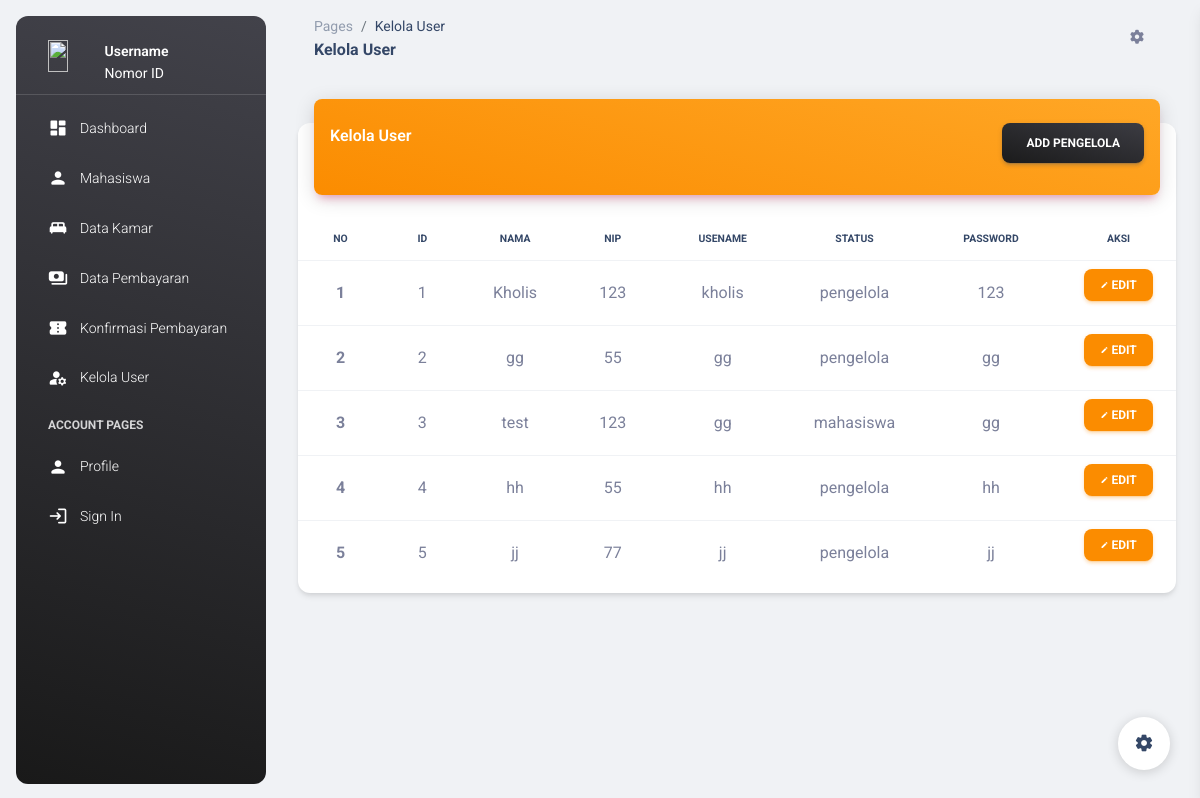
Before: /kelola_user.php with the older database file.
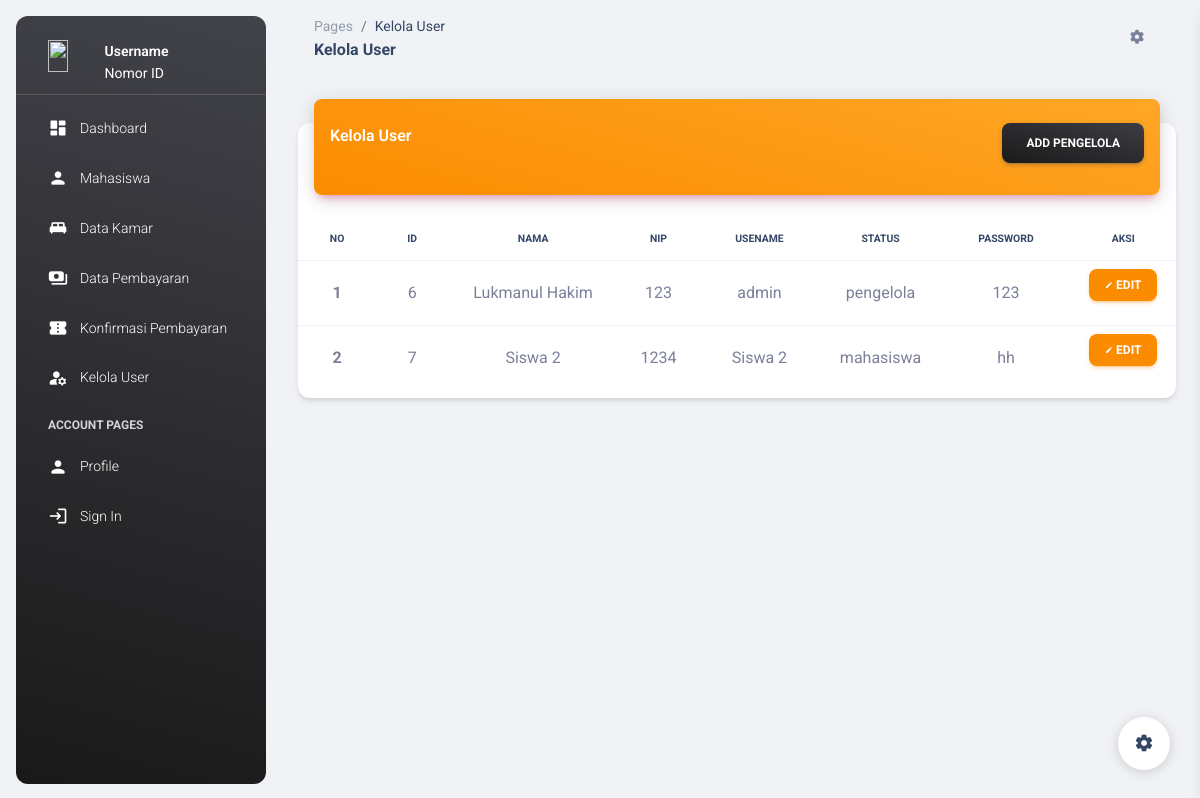
After: the same page with the newer database file.
### tables this page shows
CREATE TABLE `user` (
  `id_user` int(15) NOT NULL,
  `nama_user` varchar(100) NOT NULL,
  `nomor_identitas` varchar(50) NOT NULL,
  `username` varchar(100) NOT NULL,
  `level` varchar(25) NOT NULL DEFAULT 'pengeloa',
  `password` varchar(255) NOT NULL
);

### kelola_user.php (the view, shortened to what this page needs)
<?php include 'proses/koneksi.php' ?>
<!DOCTYPE html>
<html lang="en">
<head>
  <link href="./assets/css/nucleo-icons.css" rel="stylesheet" />
  <link href="./assets/css/nucleo-svg.css" rel="stylesheet" />
  <link id="pagestyle" href="./assets/css/material-dashboard.css?v=3.0.0" rel="stylesheet" />
</head>
<body class="g-sidenav-show bg-gray-200">
  <?php include 'sidebar.php'; ?>
  <main class="main-content position-relative max-height-vh-100 h-100 border-radius-lg">
    <nav class="navbar navbar-main navbar-expand-lg px-0 mx-4 shadow-none border-radius-xl" id="navbarBlur"
      navbar-scroll="true">
      <div class="container-fluid py-1 px-3">
        <nav aria-label="breadcrumb">
          <ol class="breadcrumb bg-transparent mb-0 pb-0 pt-1 px-0 me-sm-6 me-5">
            <li class="breadcrumb-item text-sm"><a class="opacity-5 text-dark" href="javascript:;">Pages</a></li>
            <li class="breadcrumb-item text-sm text-dark active" aria-current="page">Kelola User</li>
          </ol>
          <h6 class="font-weight-bolder mb-0">Kelola User</h6>
        </nav>
        <ul class="navbar-nav justify-content-end">
          <li class="nav-item px-3 d-flex align-items-center">
            <a href="javascript:;" class="nav-link text-body p-0">
              <i class="fa fa-cog fixed-plugin-button-nav cursor-pointer"></i>
            </a>
          </li>
        </ul>
      </div>
    </nav>
    <div class="container-fluid py-4">
      <div class="row">
        <div class="col-12">
          <div class="card my-4">
            <div class="card-header p-0 position-relative mt-n4 mx-3 z-index-2">
              <div class="bg-gradient-warning shadow-primary border-radius-lg pt-4 pb-3">
                <div class="d-flex justify-content-between">
                  <h6 class="text-white text-capitalize ps-3">Kelola User</h6>
                  <a href="add_pengelola.php" class="btn bg-gradient-dark me-3">Add Pengelola</a>
                </div>
              </div>
            </div>
            <div class="card-body px-0 pb-2">
              <div class="table-responsive p-0">
                <table class="table align-items-center mb-0">
                  <thead class="text-center">
                    <tr>
                      <th class="text-uppercase text-dark text-xxs font-weight-bolder">No</th>
                      <th class="text-uppercase text-dark text-xxs font-weight-bolder">ID</th>
                      <th class="text-uppercase text-dark text-xxs font-weight-bolder">Nama</th>
                      <th class="text-uppercase text-dark text-xxs font-weight-bolder">NIP</th>
                      <th class="text-uppercase text-dark text-xxs font-weight-bolder">Usename</th>
                      <th class="text-uppercase text-dark text-xxs font-weight-bolder">Status</th>
                      <th class="text-uppercase text-dark text-xxs font-weight-bolder">Password</th>
                      <th class="text-uppercase text-dark text-xxs font-weight-bolder">Aksi</th>
                    </tr>
                  </thead>
                  <tbody class="text-center">
                    <?php
                    $no = 1;
                    $kueri = mysqli_query($conn, "SELECT * FROM user");
                    while ($row = mysqli_fetch_array($kueri)) {
                      ?>
                      <tr>
                        <td>
                          <b>
                            <?php echo $no++; ?>
                          </b>
                        </td>
                        <td>
                          <?php echo $row['id_user']; ?>
                        </td>
                        <td>
                          <?php echo $row['nama_user']; ?>
                        </td>
                        <td>
                          <?php echo $row['nomor_identitas']; ?>
                        </td>
                        <td>
                          <?php echo $row['username']; ?>
                        </td>
                        <td>
                          <?php echo $row['level']; ?>
                        </td>
                        <td>
                          <?php echo $row['password']; ?>
                        </td>
                        <td>
                          <a href="edit_pengelola.php" class="btn btn-sm btn-warning">
                            <i class="material-icons">edit</i>
                            edit
                          </a>
                        </td>
                      </tr>
                    <?php } ?>
                  </tbody>
                </table>
              </div>
            </div>
          </div>
        </div>
      </div>
    </div>
  </main>
  <div class="fixed-plugin">
    <a class="fixed-plugin-button text-dark position-fixed px-3 py-2">
      <i class="material-icons py-2">settings</i>
    </a>
  </div>
</body>
</html>

### sidebar.php (shortened to what this page needs)
<aside
    class="sidenav navbar navbar-vertical navbar-expand-xs border-0 border-radius-xl my-3 fixed-start ms-3 bg-gradient-dark"
    id="sidenav-main">
    <div class="sidenav-header">
        <a class="navbar-brand m-0" href="#">
            <div class="row">
                <div class="col-3">
                    <img src="https://shanibacreative.com/wp-content/uploads/2020/06/membuat-foto-profil-yang-bagus.jpg"
                        class="navbar-brand-img h-100" a l t="main_logo" style="aspect-ratio: 1/1; object-fit: cover" />
                </div>
                <div class="col">
                    <span class="ms-1 font-weight-bold text-white">
                        <?php
                        if (isset($_SESSION['nama_user'])) {
                            echo $_SESSION['nama_user'];
                        } else {
                            echo 'Username';
                        }
                        ?>
                    </span>
                    <br />
                    <span class="ms-1 text-white">
                        <?php
                        if (isset($_SESSION['nomor_identitas'])) {
                            echo $_SESSION['nomor_identitas'];
                        } else {
                            echo 'Nomor ID';
                        }
                        ?>
                    </span>
                </div>
            </div>
        </a>
    </div>
    <hr class="horizontal light mt-0 mb-2" />
    <div class="collapse navbar-collapse w-auto max-height-vh-100" style="height: 100%" id="sidenav-collapse-main">
        <ul class="navbar-nav">
            <li class="nav-item">
                <a class="nav-link text-white
            <?php if (isset($_GET['x']) && $_GET['x'] == 'home') {
                echo "bg-gradient-warning";
            } ?>" href="index.php">
                    <div class="text-white text-center me-2 d-flex align-items-center justify-content-center">
                        <i class="material-icons opacity-10">dashboard</i>
                    </div>
                    <span class="nav-link-text ms-1">Dashboard</span>
                </a>
            </li>
            <li class="nav-item">
                <a class="nav-link text-white
            <?php if (isset($_GET['x']) && $_GET['x'] == 'mahasiswa') {
                echo "bg-gradient-warning";
            } ?>" href="index.php?x=mahasiswa">
                    <div class="text-white text-center me-2 d-flex align-items-center justify-content-center">
                        <i class="material-icons opacity-10">person</i>
                    </div>
                    <span class="nav-link-text ms-1">Mahasiswa</span>
                </a>
            </li>
            <li class="nav-item">
                <a class="nav-link text-white
            <?php if (isset($_GET['x']) && $_GET['x'] == 'kamar') {
                echo "bg-gradient-warning";
            } ?>" href="index.php?x=kamar">
                    <div class="text-white text-center me-2 d-flex align-items-center justify-content-center">
                        <i class="material-icons opacity-10">king_bed</i>
                    </div>
                    <span class="nav-link-text ms-1">Data Kamar</span>
                </a>
            </li>
            <li class="nav-item">
                <a class="nav-link text-white
            <?php if (isset($_GET['x']) && $_GET['x'] == 'pembayaran') {
                echo "bg-gradient-warning";
            } ?>" href="index.php?x=pembayaran">
                    <div class="text-white text-center me-2 d-flex align-items-center justify-content-center">
                        <i class="material-icons opacity-10">payments</i>
                    </div>
                    <span class="nav-link-text ms-1">Data Pembayaran</span>
                </a>
            </li>
            <li class="nav-item">
                <a class="nav-link text-white
            <?php if (isset($_GET['x']) && $_GET['x'] == 'konfirmasi') {
                echo "bg-gradient-warning";
            } ?>" href="index.php?x=konfirmasi">
                    <div class="text-white text-center me-2 d-flex align-items-center justify-content-center">
                        <i class="material-icons opacity-10">confirmation_number</i>
                    </div>
                    <span class="nav-link-text ms-1">Konfirmasi Pembayaran</span>
                </a>
            </li>
            <li class="nav-item">
                <a class="nav-link text-white
            <?php if (isset($_GET['x']) && $_GET['x'] == 'kelola_user') {
                echo "bg-gradient-warning";
            } ?>" href="index.php?x=kelola_user">
                    <div class="text-white text-center me-2 d-flex align-items-center justify-content-center">
                        <i class="material-icons opacity-10">manage_accounts</i>
                    </div>
                    <span class="nav-link-text ms-1">Kelola User</span>
                </a>
            </li>
            <li class="nav-item mt-3">
                <h6 class="ps-4 ms-2 text-uppercase text-xs text-white font-weight-bolder opacity-8">Account pages</h6>
            </li>
            <li class="nav-item">
                <a class="nav-link text-white
            <?php if (isset($_GET['x']) && $_GET['x'] == 'profiladm') {
                echo "bg-gradient-warning";
            } ?>" href="index.php?x=profiladm">
                    <div class="text-white text-center me-2 d-flex align-items-center justify-content-center">
                        <i class="material-icons opacity-10">person</i>
                    </div>
                    <span class="nav-link-text ms-1">Profile</span>
                </a>
            </li>
            <li class="nav-item">
                <a class="nav-link text-white" href="login.php">
                    <div class="text-white text-center me-2 d-flex align-items-center justify-content-center">
                        <i class="material-icons opacity-10">login</i>
                    </div>
                    <span class="nav-link-text ms-1">Sign In</span>
                </a>
            </li>
        </ul>
    </div>
</aside>

Changed rows visible on the page:
removed user: id_user "1", nama_user "Kholis", nomor_identitas "123", username "kholis", level "pengelola", password "123"
removed user: id_user "2", nama_user "gg", nomor_identitas "55", username "gg", level "pengelola", password "gg"
removed user: id_user "3", nama_user "test", nomor_identitas "123", username "gg", level "mahasiswa", password "gg"
removed user: id_user "4", nama_user "hh", nomor_identitas "55", username "hh", level "pengelola", password "hh"
removed user: id_user "5", nama_user "jj", nomor_identitas "77", username "jj", level "pengelola", password "jj"
added user: id_user "6", nama_user "Lukmanul Hakim", nomor_identitas "123", username "admin", level "pengelola", password "123"
added user: id_user "7", nama_user "Siswa 2", nomor_identitas "1234", username "Siswa 2", level "mahasiswa", password "hh"
